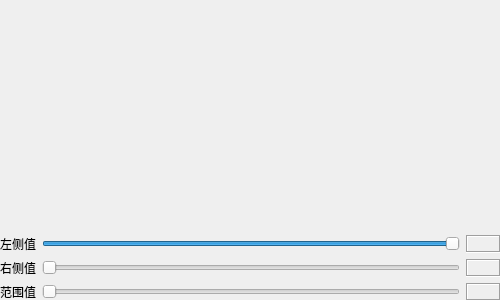
<?xml version="1.0" encoding="UTF-8"?>
<ui version="4.0">
 <class>frmSelectSlider</class>
 <widget class="QWidget" name="frmSelectSlider">
  <property name="geometry">
   <rect>
    <x>0</x>
    <y>0</y>
    <width>500</width>
    <height>300</height>
   </rect>
  </property>
  <property name="windowTitle">
   <string>Form</string>
  </property>
  <widget class="QWidget" name="widget" native="true">
   <property name="geometry">
    <rect>
     <x>0</x>
     <y>0</y>
     <width>501</width>
     <height>301</height>
    </rect>
   </property>
   <layout class="QVBoxLayout" name="verticalLayout">
    <item>
     <widget class="QEXTSelectSlider" name="sliderSelect1" native="true"/>
    </item>
    <item>
     <widget class="QEXTSelectSlider" name="sliderSelect2" native="true"/>
    </item>
    <item>
     <widget class="QEXTSelectSlider" name="sliderSelect3" native="true"/>
    </item>
    <item>
     <layout class="QGridLayout" name="gridLayout">
      <item row="0" column="0">
       <widget class="QLabel" name="labLeftValue">
        <property name="text">
         <string>左侧值</string>
        </property>
       </widget>
      </item>
      <item row="0" column="1">
       <widget class="QSlider" name="sliderLeftValue">
        <property name="minimum">
         <number>-100</number>
        </property>
        <property name="maximum">
         <number>0</number>
        </property>
        <property name="orientation">
         <enum>Qt::Horizontal</enum>
        </property>
       </widget>
      </item>
      <item row="0" column="2">
       <widget class="QLabel" name="labValueLeft">
        <property name="minimumSize">
         <size>
          <width>35</width>
          <height>0</height>
         </size>
        </property>
        <property name="frameShape">
         <enum>QFrame::Box</enum>
        </property>
        <property name="frameShadow">
         <enum>QFrame::Sunken</enum>
        </property>
        <property name="text">
         <string/>
        </property>
        <property name="alignment">
         <set>Qt::AlignCenter</set>
        </property>
       </widget>
      </item>
      <item row="1" column="0">
       <widget class="QLabel" name="labRightValue">
        <property name="text">
         <string>右侧值</string>
        </property>
       </widget>
      </item>
      <item row="1" column="1">
       <widget class="QSlider" name="sliderRightValue">
        <property name="maximum">
         <number>100</number>
        </property>
        <property name="orientation">
         <enum>Qt::Horizontal</enum>
        </property>
       </widget>
      </item>
      <item row="1" column="2">
       <widget class="QLabel" name="labValueRight">
        <property name="frameShape">
         <enum>QFrame::Box</enum>
        </property>
        <property name="frameShadow">
         <enum>QFrame::Sunken</enum>
        </property>
        <property name="text">
         <string/>
        </property>
        <property name="alignment">
         <set>Qt::AlignCenter</set>
        </property>
       </widget>
      </item>
      <item row="2" column="0">
       <widget class="QLabel" name="labRangeValue">
        <property name="text">
         <string>范围值</string>
        </property>
       </widget>
      </item>
      <item row="2" column="1">
       <widget class="QSlider" name="sliderRangeValue">
        <property name="maximum">
         <number>200</number>
        </property>
        <property name="orientation">
         <enum>Qt::Horizontal</enum>
        </property>
       </widget>
      </item>
      <item row="2" column="2">
       <widget class="QLabel" name="labValueRange">
        <property name="frameShape">
         <enum>QFrame::Box</enum>
        </property>
        <property name="frameShadow">
         <enum>QFrame::Sunken</enum>
        </property>
        <property name="text">
         <string/>
        </property>
        <property name="alignment">
         <set>Qt::AlignCenter</set>
        </property>
       </widget>
      </item>
     </layout>
    </item>
   </layout>
  </widget>
 </widget>
 <customwidgets>
  <customwidget>
   <class>QEXTSelectSlider</class>
   <extends>QWidget</extends>
   <header>qextSelectSlider.h</header>
   <container>1</container>
  </customwidget>
 </customwidgets>
 <resources/>
 <connections/>
</ui>
